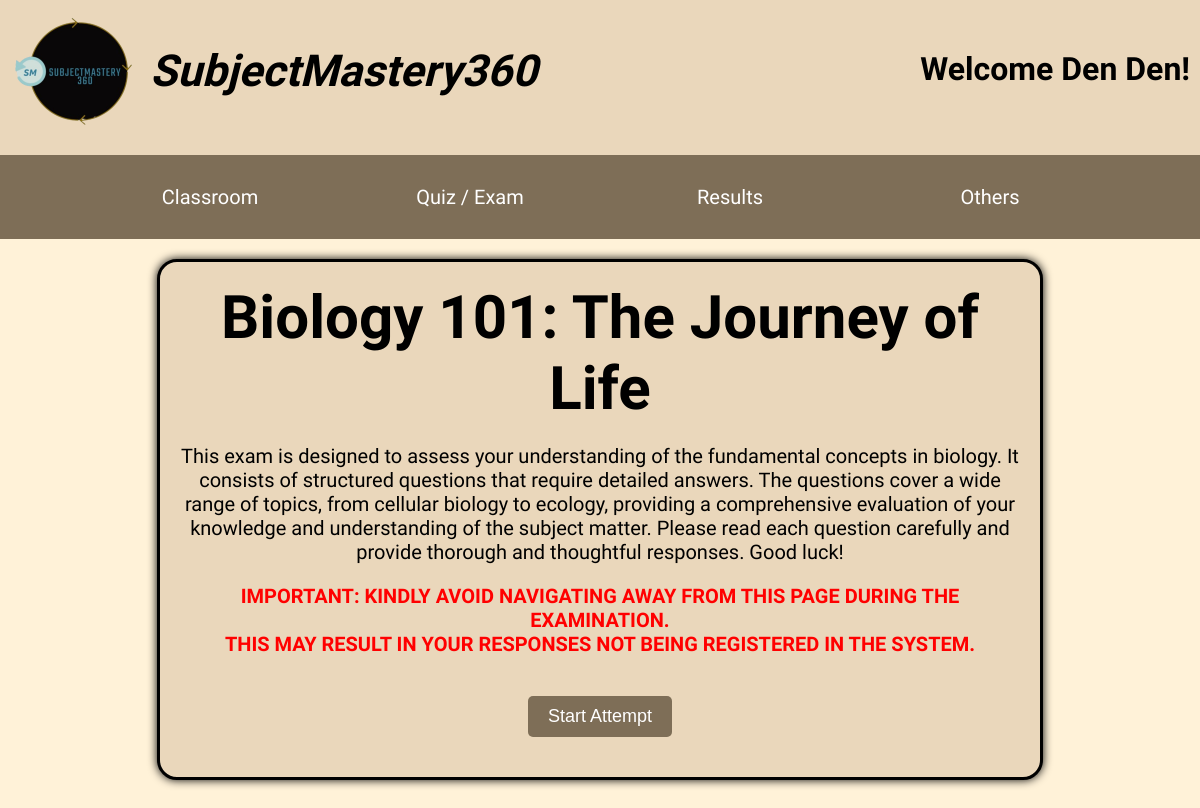
The app's page /php/student-examattempt.php?id=9 (signed in) with its own data.
### tables this page shows
CREATE TABLE `classroom_member` (
  `classroom_member_id` int(11) NOT NULL,
  `user_id` int(11) NOT NULL,
  `classroom_id` int(11) NOT NULL
);

CREATE TABLE `exam` (
  `exam_id` int(11) NOT NULL,
  `exam_title` varchar(255) NOT NULL,
  `exam_description` text DEFAULT NULL
);

### php/student-examattempt.php (the view, shortened to what this page needs)
<?php
    include "feature-usermenu.php";
    $user_id = $_SESSION['id'];
    if(isset($_GET['id'])) {
        $exam_id = $_GET['id'];
        $checkQuery = "SELECT
                        cm.*,
                        c.*,
                        ce.*,
                        et.*
                    FROM
                        classroom_member AS cm
                    JOIN
                        classroom AS c ON cm.classroom_id = c.classroom_id
                    JOIN
                        classroom_exam AS ce ON c.classroom_id = ce.classroom_id
                    JOIN
                        exam AS et ON ce.exam_id = et.exam_id
                    WHERE
                        cm.user_id = '$user_id' AND
                        ce.exam_id = '$exam_id'
                    ";
        $checkResult = mysqli_query($connection, $checkQuery);
        if($checkResult) {
            $rowCheck = mysqli_num_rows($checkResult);
            if ($rowCheck == 1) {
                $row = mysqli_fetch_assoc($checkResult);
?>
<!DOCTYPE html>
<html lang="en">
<head>
    <link rel="stylesheet" href="../css/student-quizexamattempt.css">
    <link rel="stylesheet" href="../css/animation.css">
</head>
<body>
    <div class="container">
        <div class="header">
            <h1><?php echo $row['exam_title']; ?></h1>
        </div>
        <div id="description">
            <?php echo $row['exam_description'];?>
        </div>
        <div id="important">
            <b>
                IMPORTANT: KINDLY AVOID NAVIGATING AWAY FROM THIS PAGE DURING THE EXAMINATION. <br>
                THIS MAY RESULT IN YOUR RESPONSES NOT BEING REGISTERED IN THE SYSTEM.
            </b>
        </div>
        <form action="" method="post">
            <input type="submit" value="Start Attempt" name="submit" class="btnstart">
        </form>
    </div>
</body>
</html>
<?php
            } else if ($rowCheck == 0) {
                echo "<script> alert ('You are not allowed to take the exam. ');</script>";
                echo "<script> window.location.href='stu-teac-index.php'; </script>";
                exit();
            } else {
                echo "<script> alert ('Unexpected error occur. Please contact admin.');</script>";
                echo "<script> window.location.href='stu-teac-index.php'; </script>";
                exit();
            }
        }
    }
?>

### css/usermenu.css (style rules this page uses)
body { margin: 0; padding: 0; background-color: #FFF2D8; font-family: 'Exo 2', sans-serif; }
#allmenu { font-family: 'Exo 2', sans-serif; color: black; }
* { padding:0; margin: 0; }

### css/student-quizexamattempt.css (style rules this page uses)
.container { margin: 0 auto; width: 70%; text-align: center; margin-top: 20px; margin-bottom: 100px; border: 3px solid black; box-shadow: 0px 0px 10px 0px #000000; border-radius: 20px; background-color: #EAD7BB; padding: 20px; }
.header { font-size: 30px; font-weight: bold; margin-bottom: 20px; }
#description { font-size: 20px; margin-bottom: 20px; }
#important { font-size: 20px; font-weight: bold; margin-bottom: 20px; color: red; }
input[type="submit"] { padding: 10px 20px; font-size: 18px; background-color: #7E6E57; color: white; border: none; border-radius: 5px; cursor: pointer; transition: background-color 0.3s ease; margin: 20px auto; }

### css/animation.css (style rules this page uses)
body { animation: transitionIn 0.75s; }

### records on screen
classroom_member: exam.exam_title "Biology 101: The Journey of Life", exam.exam_description "This exam is designed to assess your understanding of the fundamental concepts in biology. It consists of structured questions that require detailed answers. The questions cover a wide range of topics, from cellular biology to ecology, providing a comprehensive evaluation of your knowledge and understanding of the subject matter. Please read each question carefully and provide thorough and thoughtful responses. Good luck!"

### other values on screen
$_SESSION['first_name'] "Den"
$_SESSION['last_name'] "Den"
